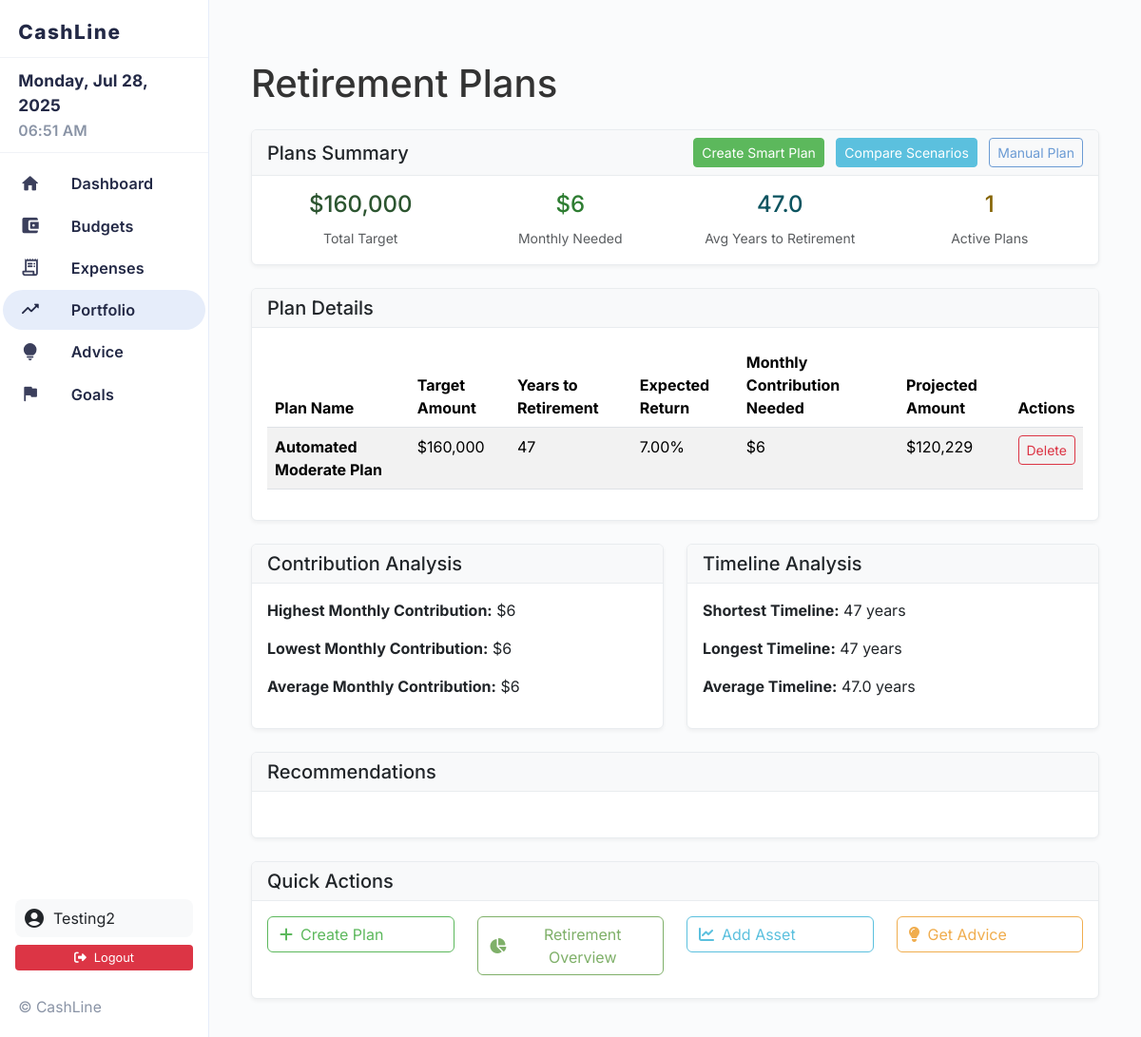
Before: /portfolio/retirement/plans (signed in) with the older database file.
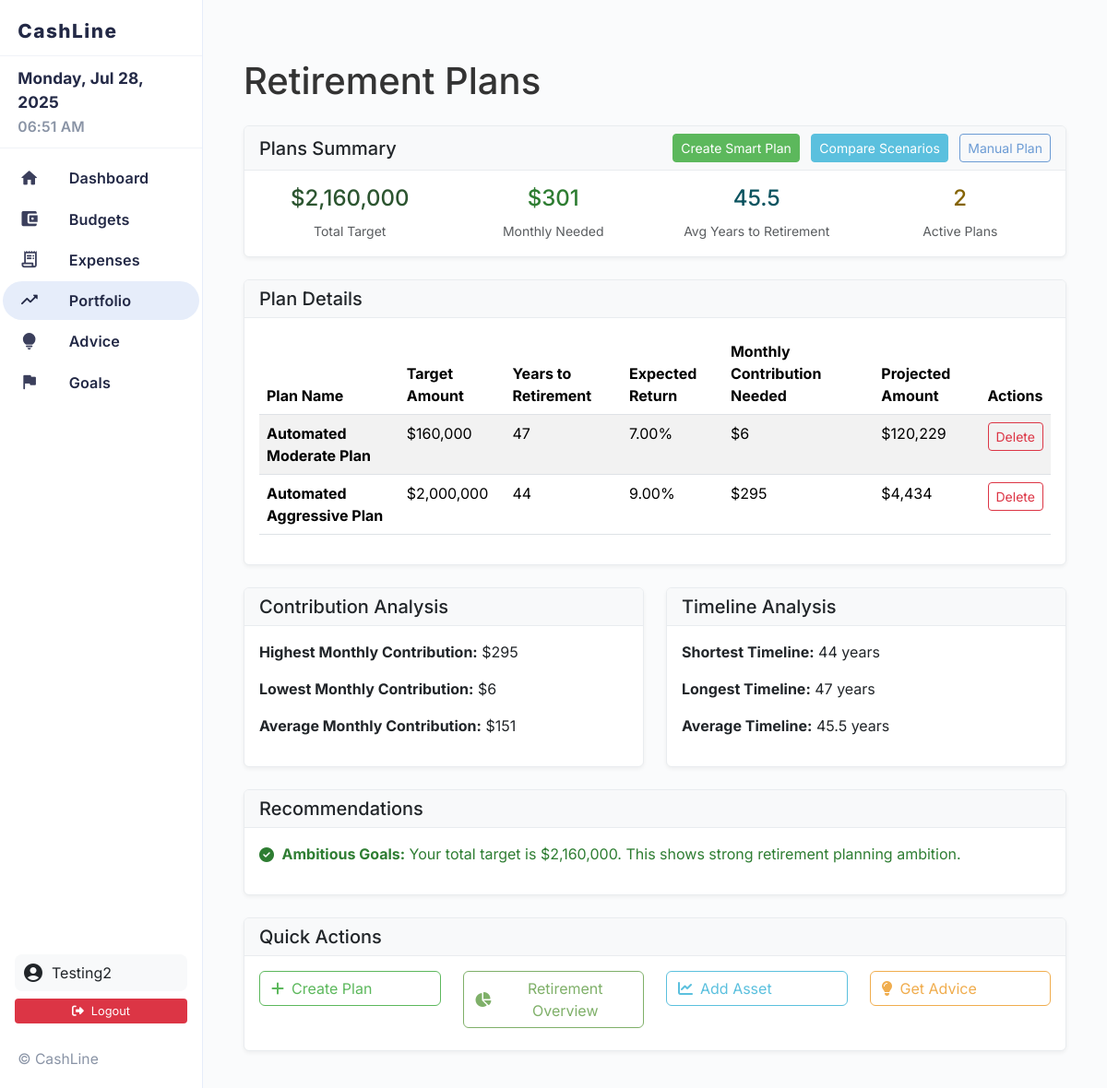
After: the same page with the newer database file.
### models.py (models this page shows)
class RetirementPlan(db.Model):
    id = db.Column(db.Integer, primary_key=True)
    user_id = db.Column(db.Integer, db.ForeignKey('user.id'), nullable=False)
    name = db.Column(db.String(100), nullable=False)
    target_amount = db.Column(db.Float, nullable=False)
    years_to_retirement = db.Column(db.Integer, nullable=False)
    expected_return_rate = db.Column(db.Float, nullable=False)
    monthly_contribution_needed = db.Column(db.Float, nullable=False)
    projected_amount = db.Column(db.Float, nullable=False)
    created_at = db.Column(db.DateTime, default=datetime.utcnow)
    updated_at = db.Column(db.DateTime, default=datetime.utcnow, onupdate=datetime.utcnow)

### app.py (the view)
    @app.route('/portfolio/retirement/plans')
    @login_required
    def retirement_plans():
        plans = RetirementPlan.query.filter_by(user_id=current_user.id).all()
        return render_template('retirement_plans.html', plans=plans)

### app.py (called while the page is built)
def create_app(config_name='default'):
    app = Flask(__name__)
    app.config.from_object(config[config_name])
    db.init_app(app)
    login_manager = LoginManager()
    login_manager.init_app(app)
    login_manager.login_view = 'login'
    login_manager.login_message = 'Please log in to access this page.'
    @login_manager.user_loader
    def load_user(user_id):
        return db.session.get(User, int(user_id))
    register_routes(app)
    return app

### templates/retirement_plans.html (shortened to what the changed rows need)
{% extends "base.html" %}
{% block content %}
<div class="container mt-4">
    <h1 class="mb-4">Retirement Plans</h1>
    <div class="row mb-4">
        <div class="col-md-12">
            <div class="card">
                <div class="card-body">
                    {% if plans %}
                        {% set total_target = plans | sum(attribute='target_amount') %}
                        {% set total_monthly_needed = plans | sum(attribute='monthly_contribution_needed') %}
                        {% set avg_years = (plans | sum(attribute='years_to_retirement') / plans | length) | round(1) %}
                        <div class="row">
                            <div class="col-md-3">
                                <div class="text-center">
                                    <h4 class="text-primary">${{ "{:,.0f}".format(total_target) }}</h4>
                                    <small class="text-muted">Total Target</small>
                                </div>
                            </div>
                            <div class="col-md-3">
                                <div class="text-center">
                                    <h4 class="text-success">${{ "{:,.0f}".format(total_monthly_needed) }}</h4>
                                    <small class="text-muted">Monthly Needed</small>
                                </div>
                            </div>
                            <div class="col-md-3">
                                <div class="text-center">
                                    <h4 class="text-info">{{ avg_years }}</h4>
                                    <small class="text-muted">Avg Years to Retirement</small>
                                </div>
                            </div>
                            <div class="col-md-3">
                                <div class="text-center">
                                    <h4 class="text-warning">{{ plans | length }}</h4>
                                    <small class="text-muted">Active Plans</small>
                                </div>
                            </div>
                        </div>
                    {% endif %}
                </div>
            </div>
        </div>
    </div>
    {% if plans %}
    <div class="row mb-4">
        <div class="col-md-12">
            <div class="card">
                <div class="card-header">
                    <h5 class="mb-0">Plan Details</h5>
                </div>
                <div class="card-body">
                    <div class="table-responsive">
                        <table class="table table-striped">
                            <thead>
                                <tr>
                                    <th>Plan Name</th>
                                    <th>Target Amount</th>
                                    <th>Years to Retirement</th>
                                    <th>Expected Return</th>
                                    <th>Monthly Contribution Needed</th>
                                    <th>Projected Amount</th>
                                    <th>Actions</th>
                                </tr>
                            </thead>
                            <tbody>
                                {% for plan in plans %}
                                <tr>
                                    <td><strong>{{ plan.name }}</strong></td>
                                    <td>${{ "{:,.0f}".format(plan.target_amount) }}</td>
                                    <td>{{ plan.years_to_retirement }}</td>
                                    <td>{{ "%.2f"|format(plan.expected_return_rate) }}%</td>
                                    <td>${{ "{:,.0f}".format(plan.monthly_contribution_needed) }}</td>
                                    <td>${{ "{:,.0f}".format(plan.projected_amount) }}</td>
                                    <td>
                                        <form method="POST" action="{{ url_for('delete_retirement_plan', plan_id=plan.id) }}" class="d-inline">
                                            <button type="submit" class="btn btn-sm btn-outline-danger" onclick="return confirm('Are you sure you want to delete this plan?')">Delete</button>
                                        </form>
                                    </td>
                                </tr>
                                {% endfor %}
                            </tbody>
                        </table>
                    </div>
                </div>
            </div>
        </div>
    </div>
    <div class="row mb-4">
        <div class="col-md-6">
            <div class="card">
                <div class="card-header">
                    <h5 class="mb-0">Contribution Analysis</h5>
                </div>
                <div class="card-body">
                    {% set highest_monthly = plans | max(attribute='monthly_contribution_needed') %}
                    {% set lowest_monthly = plans | min(attribute='monthly_contribution_needed') %}
                    <p><strong>Highest Monthly Contribution:</strong> ${{ "{:,.0f}".format(highest_monthly.monthly_contribution_needed) }}</p>
                    <p><strong>Lowest Monthly Contribution:</strong> ${{ "{:,.0f}".format(lowest_monthly.monthly_contribution_needed) }}</p>
                    <p><strong>Average Monthly Contribution:</strong> ${{ "{:,.0f}".format((plans | sum(attribute='monthly_contribution_needed') / plans | length) | round) }}</p>
                </div>
            </div>
        </div>
        <div class="col-md-6">
            <div class="card">
                <div class="card-header">
                    <h5 class="mb-0">Timeline Analysis</h5>
                </div>
                <div class="card-body">
                    {% set shortest_timeline = plans | min(attribute='years_to_retirement') %}
                    {% set longest_timeline = plans | max(attribute='years_to_retirement') %}
                    <p><strong>Shortest Timeline:</strong> {{ shortest_timeline.years_to_retirement }} years</p>
                    <p><strong>Longest Timeline:</strong> {{ longest_timeline.years_to_retirement }} years</p>
                    <p><strong>Average Timeline:</strong> {{ ((plans | sum(attribute='years_to_retirement') / plans | length) | round(1)) }} years</p>
                </div>
            </div>
        </div>
    </div>
    <div class="row mb-4">
        <div class="col-md-12">
            <div class="card">
                <div class="card-header">
                    <h5 class="mb-0">Recommendations</h5>
                </div>
                <div class="card-body">
                    <ul class="list-unstyled">
                        {% set total_monthly = plans | sum(attribute='monthly_contribution_needed') %}
                        {% set avg_return = (plans | sum(attribute='expected_return_rate') / plans | length) %}
                        {% set total_target = plans | sum(attribute='target_amount') %}
                        {% if total_target > 2000000 %}
                            <li class="text-success">
                                <i class="fas fa-check-circle"></i>
                                <strong>Ambitious Goals:</strong> Your total target is ${{ "{:,.0f}".format(total_target) }}.
                                This shows strong retirement planning ambition.
                            </li>
                        {% endif %}
                    </ul>
                </div>
            </div>
        </div>
    </div>
    {% endif %}
</div>
{% endblock %}

Changed rows visible on the page:
added RetirementPlan: name "Automated Aggressive Plan", target_amount "2,000,000", years_to_retirement "44", expected_return_rate "9.00", monthly_contribution_needed "295", projected_amount "4,434"
Other visible differences:
{{ "{:,.0f}".format(total_target) }}: "160,000" → "2,160,000"
{{ "{:,.0f}".format(total_monthly_needed) }}: "6" → "301"
{{ avg_years }}: "47.0" → "45.5"
{{ plans | length }}: "1" → "2"
{{ "{:,.0f}".format(total_target) }}: (not shown) → "2,160,000"
{{ "{:,.0f}".format(highest_monthly.monthly_contribution_needed) }}: "6" → "295"
{{ shortest_timeline.years_to_retirement }}: "47" → "44"
text no longer shown: "6 47.0"
text now shown: "151 45.5 Ambitious Goals: Your total target is $ . This shows strong retirement planning ambition."
